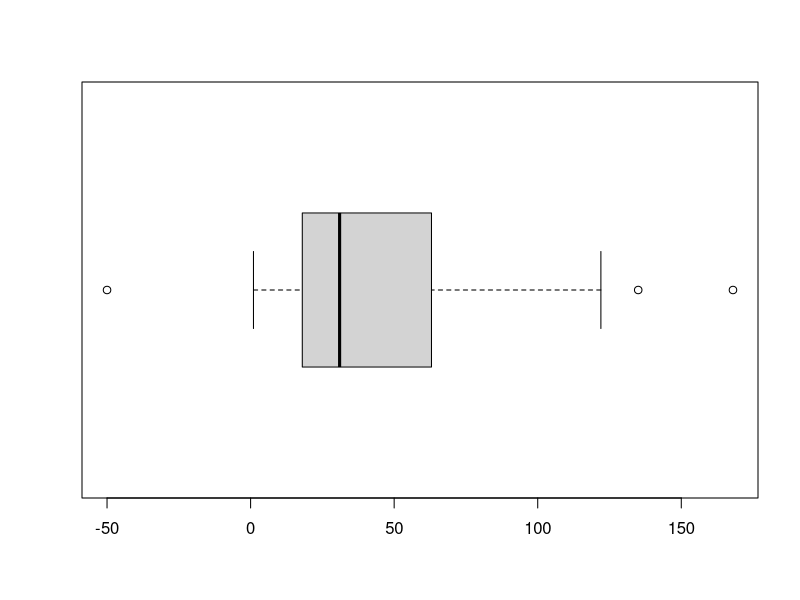
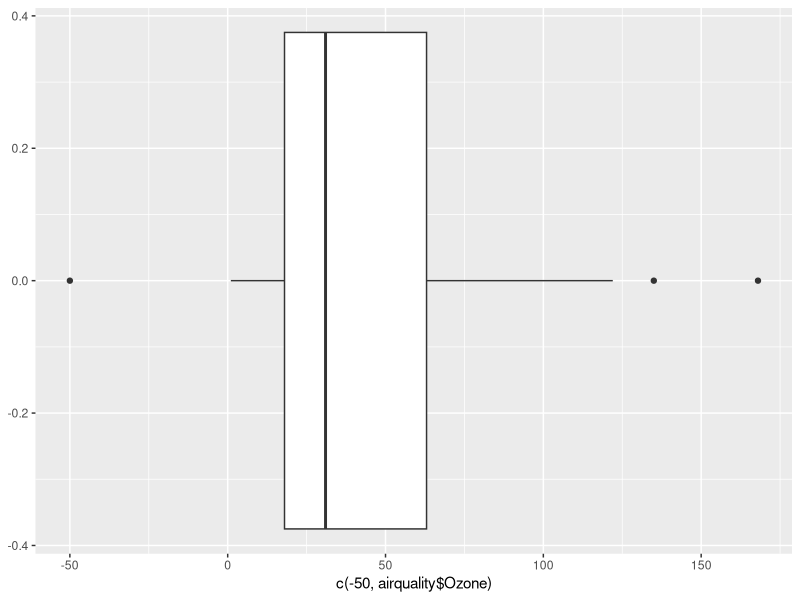
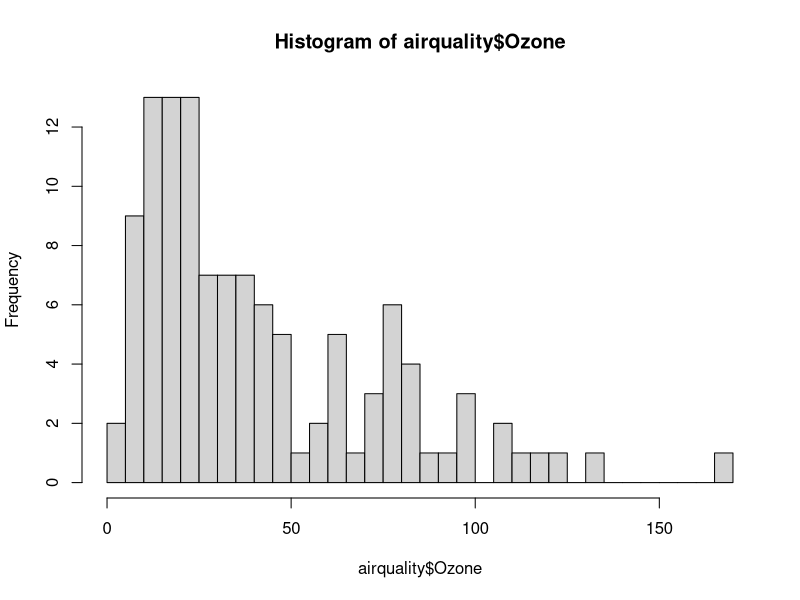
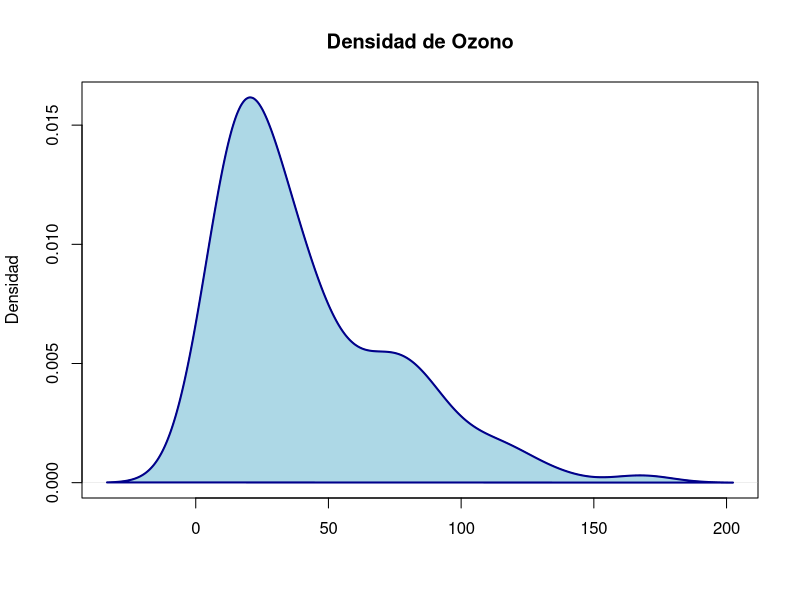
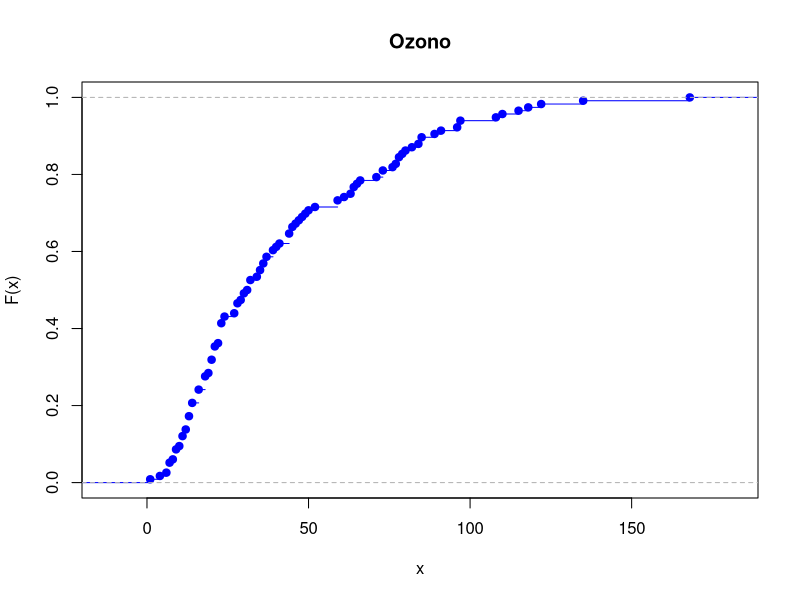
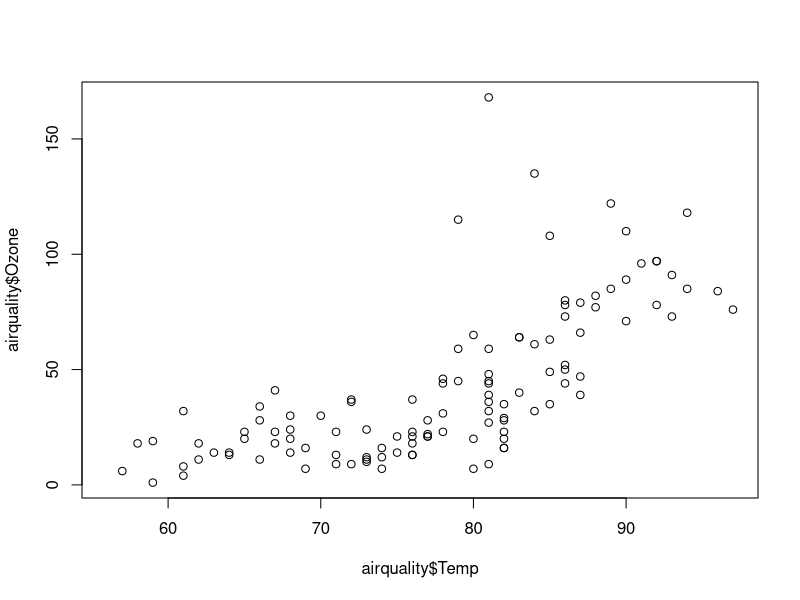

The R script that drew these images, in order: (Note: this script raises an error after producing the figures.)
## ---- chunk 1
knitr::opts_chunk$set(echo = FALSE)
library(tidyverse)

## ---- chunk 2
boxplot.stats(c(-50,airquality$Ozone))
## ---- chunk 3
boxplot(c(-50,airquality$Ozone), horizontal = T)

## ---- chunk 4
ggplot() +
  geom_boxplot(aes(c(-50,airquality$Ozone)))
## ---- chunk 5
hist(airquality$Ozone, breaks = 30)
## ---- chunk 6
par(bg="white")
dens=density(airquality$Ozone, na.rm = T) # Kernel density estimation, es una manera no paramétrica de estimar la función de densidad de una variable aleatoria
plot(dens,main="Densidad de Ozono",xlab="",ylab="Densidad") # grafica la estimación de la densidad de la variable PESO
polygon(dens,lwd=2,col="lightblue",border="darkblue",main="Densidad de Peso") # cambia colores de relleno y borde
## ---- chunk 7

plot.ecdf(airquality$Ozone,col="blue",main="Ozono",ylab="F(x)") # dibuja la función de distribución empírica

## ---- chunk 8
plot(airquality$Temp, airquality$Ozone) 
## ---- chunk 9
# o tmb
df %>% 
  group_by(estratos) %>% 
  slice_sample(n = tamanio_de_estratos)

## ---- chunk 10
set.seed(1)
df <- data.frame(
  Id = 1:100,
  Grupo = sample(c("A", "B", "C", "D", "E", "F", "G", "H", "I", "J"), 100, replace = TRUE),
  Var1 = abs(round(rnorm(100), digits=1)),
  Var2 = sample(1:100, 100, replace = TRUE),
  Sexo = sample(c("M", "F"), 100, replace = TRUE))

df
## ---- chunk 11
grupos<-sample(unique(df$Grupo), size = 4, replace = F )
grupos
## ---- chunk 12
#muestreo de conglomerados 
muestra_conglomerados<- df[df$Grupo %in%grupos,]

muestra_conglomerados
## ---- chunk 13
MuestreoSistem = function(N, n) {
  k = ceiling(N/n)
  r = sample(1:k, 1)
  muestra = seq(r, r + k * (n - 1), k)
  muestra
}

MuestreoSistem(100,5)
## ---- chunk 14
runif(10)
## ---- chunk 15
print(paste("punif(0.5) =", punif(0.5)))
print(paste("punif(0.99) = ",punif(0.99)))
print(paste("punif(0.5, min = 0, max = 2) = ",punif(0.5, min = 0, max = 2)))
## ---- chunk 16
punif(0.9)#P(X<0.9)= 0.9
punif(0.9, lower.tail = F) #P(X>0.9) = 0.1

## ---- chunk 17
rnorm(10, 50, sd = 50)
## ---- chunk 18
print(pnorm(50, 50, sd = 5)) ## P(X<50) tal q la media de X sea 50 y su desvío estadar raiz de 50
print(pnorm(50, 100, sd = 5)) ## P(X<50) tal q la media de X sea 100 y su desvío estadar sea 5


## ---- chunk 19
dbinom(50, size = 100, prob = 0.5) # P(X = 50)
pbinom(50, 100, prob = 0.5) # P(X <= 50)
sum(dbinom(0:50, size = 100, prob = 0.5)) # es igual al anterior
## ---- chunk 20
n = 100
p = 0.5
rango = 0:n
df = data.frame(x = rango, y = dbinom(rango, size=n, prob=p))
ggplot(df, aes(x = x, y = y, fill=factor(ifelse(x==p*n,toString(p*n),"Otro")))) +
  geom_bar(stat = "identity",width = 0.75) + xlab("x") + ylab("Densidad") +
  ggtitle("Distribución Binomial") +
  scale_fill_manual(name = "", values=c("red", "grey50")) + theme_bw()
## ---- chunk 21
set.seed(42)
n = 10
p = 0.05
rango = 0:n
df = data.frame(x = rango, y = dbinom(rango, size=n, prob=p))
ggplot(df, aes(x = x, y = y, fill=factor(ifelse(x==p*n,toString(p*n),"Otro")))) +
  geom_bar(stat = "identity") + xlab("x") + ylab("Densidad") +
  ggtitle("Distribución Binomial") +
  scale_fill_manual(name = "", values=c("red", "grey50")) + theme_bw()
## ---- chunk 22
set.seed(42)
n = 500
p = 0.05
rango = 0:n
df = data.frame(x = rango, y = dbinom(rango, size=n, prob=p))
ggplot(df, aes(x = x, y = y, fill=factor(ifelse(x==p*n,toString(p*n),"Otro")))) +
  geom_bar(stat = "identity") + xlab("x") + ylab("Densidad") +
  ggtitle("Distribución Binomial") +
  scale_fill_manual(name = "", values=c("red", "grey50")) + theme_bw()
## ---- chunk 23
set.seed(42)
# gamma
print("rgamma(n = 10, shape = 3, rate = 2)")
print(rgamma(n = 10, shape = 3, rate = 2))
# f de snedekor
print("rf(10, df1 = 2, df2 = 3)")
print(rf(10, df1 = 2, df2 = 3))
# exponencial
print("rexp(10, 2)")
print(rexp(10, 2))
print("rchisq(70,df=4)")
print(rchisq(10,df=4))

## ---- chunk 24
CantStressBajo<-c(155,204,103)
CantStressAlto<-c(100,122,183)
Tab<-as.table(rbind(CantStressBajo,CantStressAlto))
dimnames(Tab)<-list(Stress=c("Bajo","Alto"),EstadoCivil=c("Soltero","Casado","Divorciado"))
Tab
Tab1<-Tab[,-1]
chisq.test(Tab1)
## ---- chunk 25
fisher.test(Tab1)
## ---- chunk 26
car::leveneTest(airquality$Ozone, airquality$Month)
## ---- chunk 27
stats::bartlett.test()
## ---- chunk 28
stats::shapiro.test()
## ---- chunk 29

